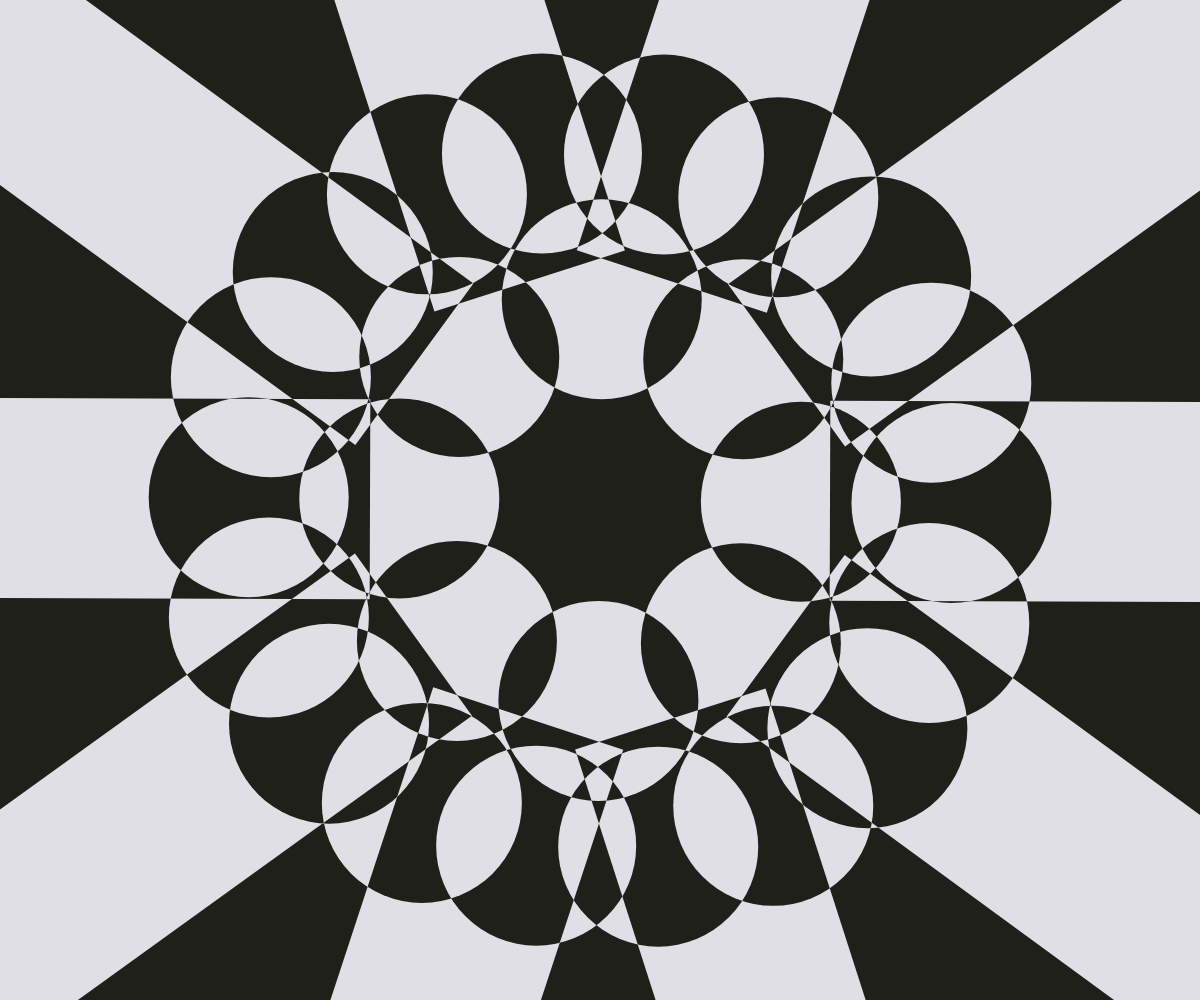
Frame 1 (no input)
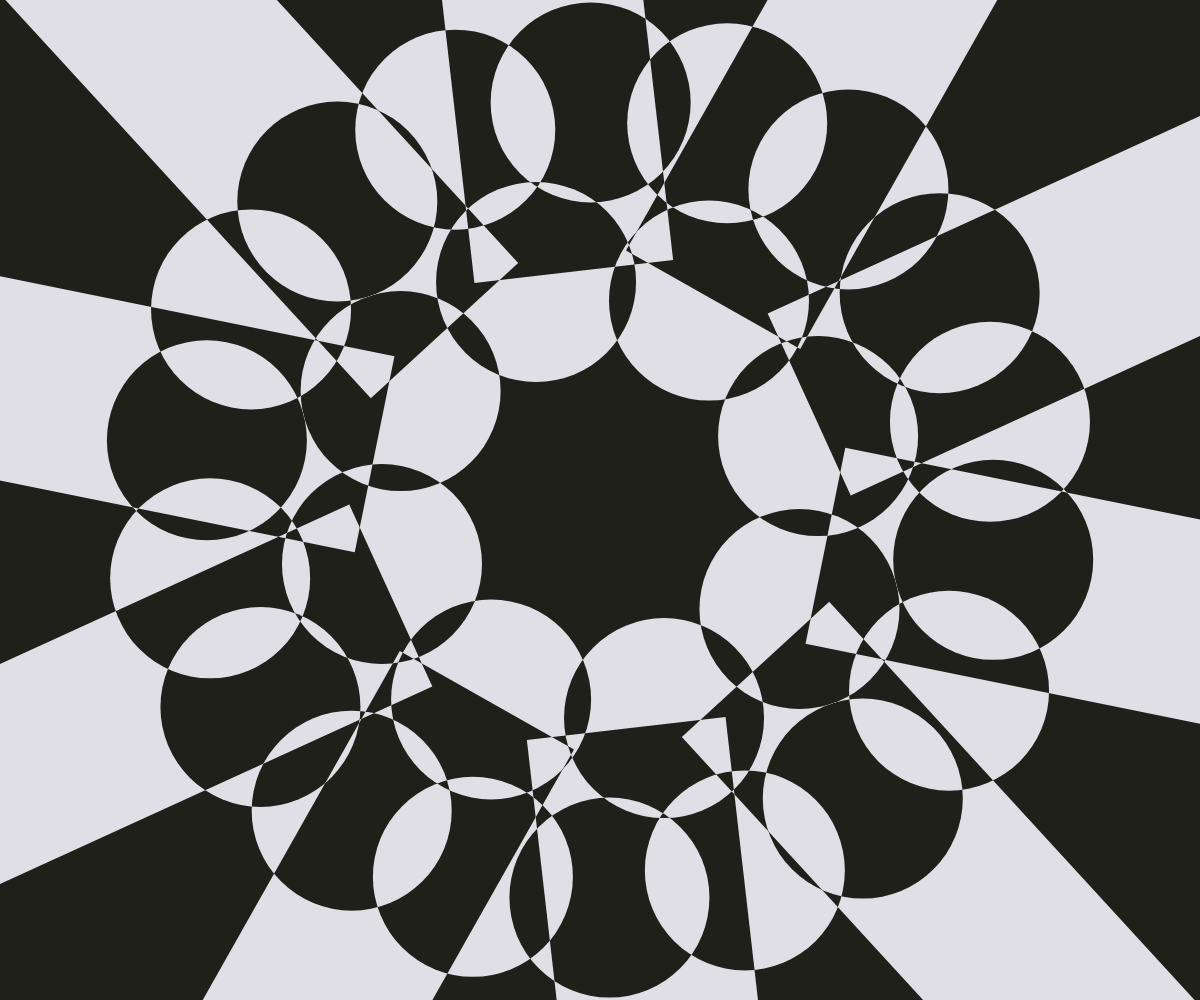
Frame 60 (no input)
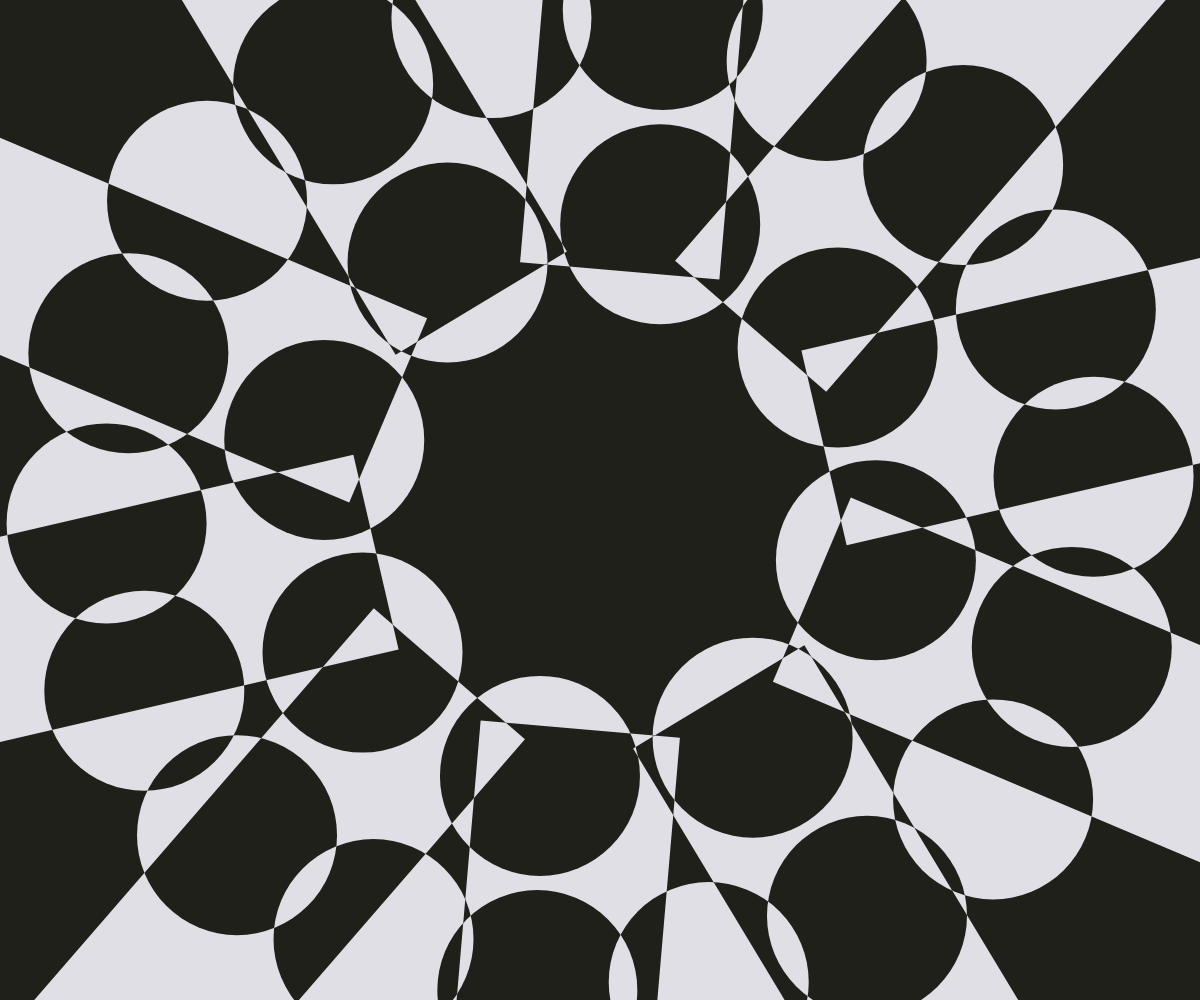
Frame 120 (the mouse pressed at the canvas centre since frame 60)

The p5.js sketch that drew these frames (run headless with seeded random() and noise() and a simulated clock; from frame 60 on, the mouse is pressed at the canvas centre):

// p5.js sketch
// ── sketch.js
// Muted color palette
const bauhausBg = ["#BEBCB4", "#DFD9CA", "#1E2019"];
let bgColor;
let xoff = 0.0;

// Create a new canvas to the browser size
function setup() {
  createCanvas(windowWidth, windowHeight);
  bgColor = random(bauhausBg);
}

// On window resize, update the canvas size
function windowResized() {
  resizeCanvas(windowWidth, windowHeight);
}

// Render loop that draws shapes with p5
function draw() {
  let dim = min(width, height);
  blendMode(BLEND);
  const time = millis() / 1000;
  // INSERT NOISE
  xoff = xoff + 0.01;
  let n = noise(xoff) * width;
  const frequency = 0.3 * n * 0.001;
  const v = sin(time * frequency);
  const anim = v * 1 + 1;
  background(bgColor);

  blendMode(DIFFERENCE);
  
  // drawEachTile(
  //   width / 2,
  //   height / 2,
  //   dim * 0.5 * max(anim, 0.6),
  //   220,
  //   time * 0.5
  // );

  drawEachTile(
    width / 2,
    height / 2,
    dim * 0.35 * max(anim, 0.6),
    180,
    time * 0.5
  );

  drawEachTile(
    width / 2,
    height / 2,
    dim * 0.2 * max(anim, 0.6),
    80,
    time * 0.5
  );

  drawColumns(width / 2, height / 2, 100, 100, time * 0.2);

}

// Creates circle of circles
function drawEachTile(x, y, radius, sides = 3, angle = 0) {
  for (let i = 0; i < sides; i++) {
    const a = angle + TWO_PI * (i / sides);
    let sx = x + cos(a) * radius;
    let sy = y + sin(a) * radius;
    if (i % 10 == 0) {
      drawTile(sx, sy);
    }
  }
}

function drawColumns(x, y, radius, sides = 3, angle = 0) {
  for (let i = 0; i < sides; i++) {
    const a = angle + TWO_PI * (i / sides);
    let sx = x + cos(a) * radius * 2.3;
    let sy = y + sin(a) * radius * 2.3;
    let ex = x + cos(a) * radius * 10;
    let ey = y + sin(a) * radius * 10;
    if (i % 10 == 0) {
      drawColumn(sx, sy, ex, ey);
    }
  }
}

// SIZE OF CIRCLE FUNCTION

function drawTile(sx, sy) {
  xoff = xoff + 0.0002;
  let n = noise(xoff) * width;
  const frequency = 0.1 * n * 0.001;
  const dim = min(width, height);
  noStroke();
  fill("#fff");
  circle(sx + frequency, sy + frequency, dim * 0.2, dim * 0.2);
}

function drawColumn(sx, sy, ex, ey) {
  const dim = min(width, height);
  noFill();
  strokeCap(SQUARE);
  strokeWeight(dim * 0.2);
  stroke("#fff");
  line(sx, sy, ex, ey);
}
